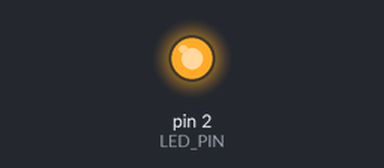
A sketch run on a simulated Arduino Uno, built with avr-gcc and run on an emulated ATmega328P. Shown: output pins drawn as LEDs (lit = HIGH).

Above: at 1.0 s.
At 7.0 s:
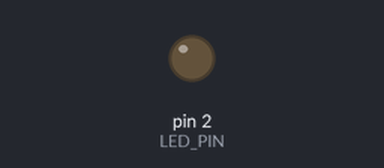
Timing chart, 0 to 9.2 s (numbered marks = the images above):
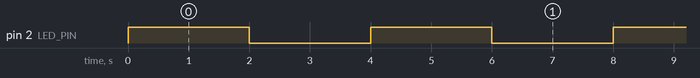

Measured:
- by itself, pin 2 (LED_PIN): alternates HIGH for 2.0 s and LOW for 2.0 s

The sketch:

led-blink.ino
```cpp
#define LED_PIN 2
#define INTERVAL 2000UL

unsigned long timer;

void setup() {
    pinMode(LED_PIN, OUTPUT);
    digitalWrite(LED_PIN, HIGH);
    timer = millis();
}

void loop() {

    if (millis() - timer >= INTERVAL){
        timer = millis();
        digitalWrite(LED_PIN, !digitalRead(LED_PIN));
    }
}
```
